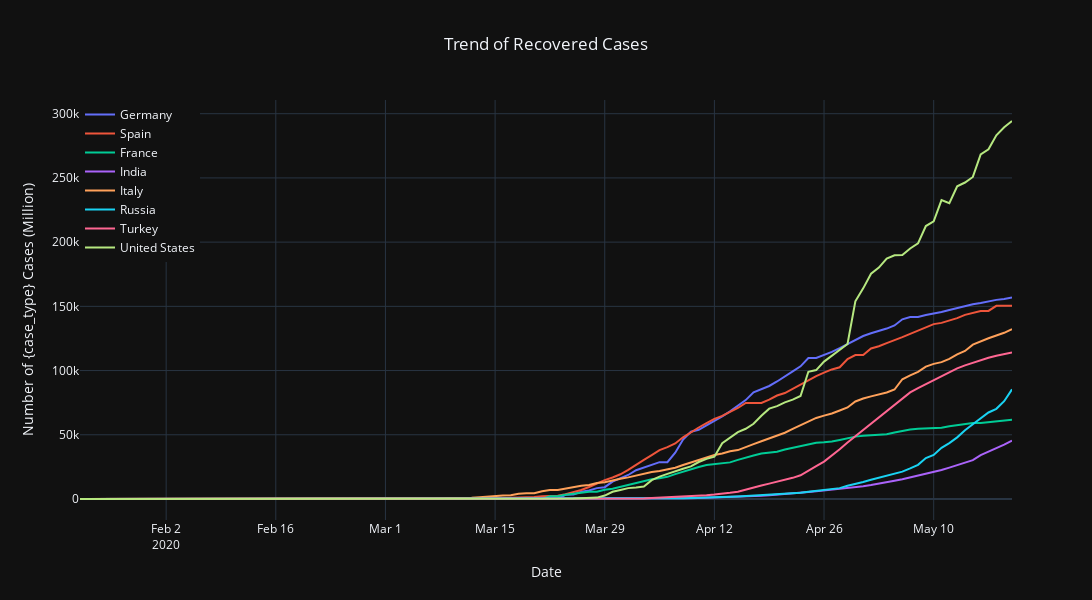
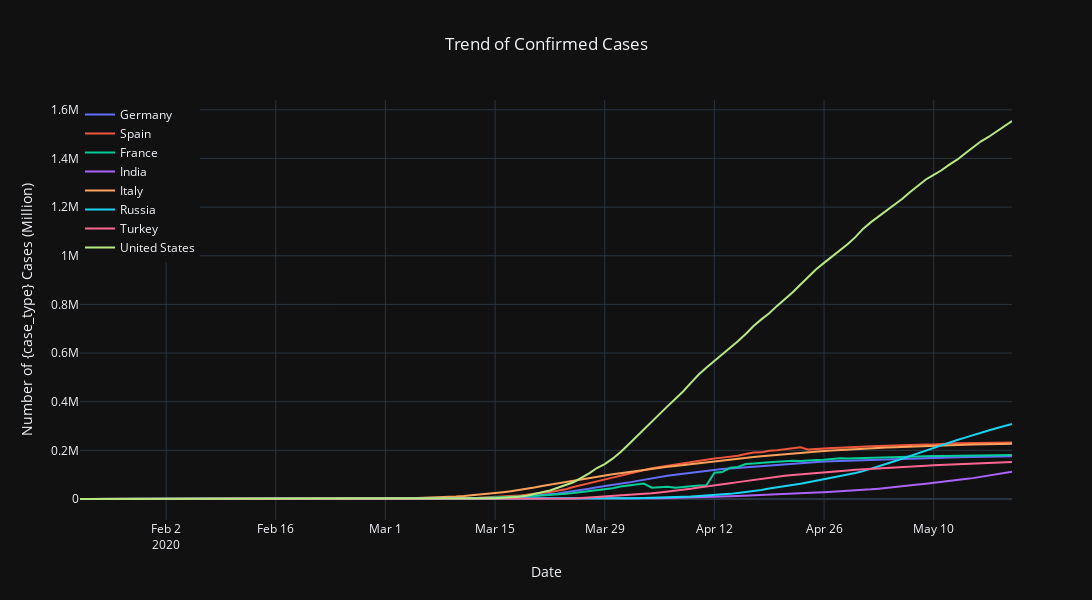
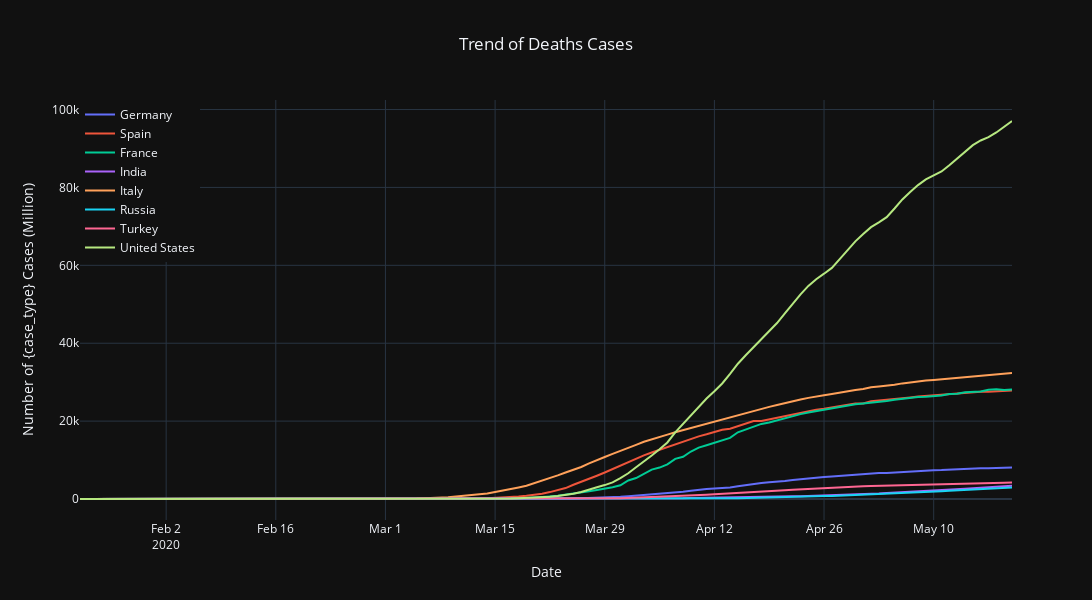
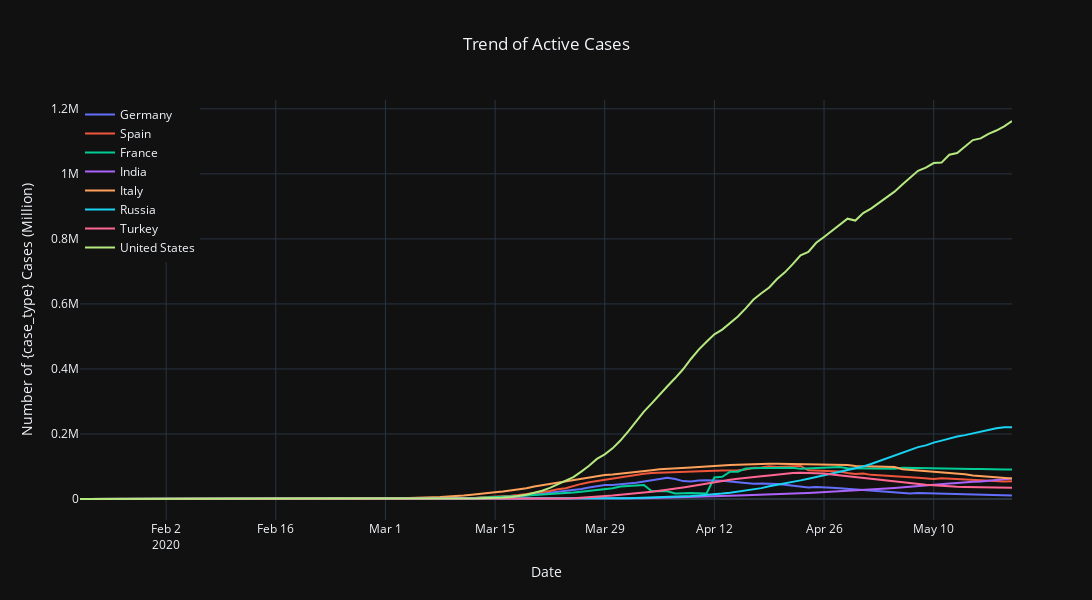

The cell these charts' notebook holds for them, in order:
### Code cell
plot_by_case("Recovered")
plot_by_case("Confirmed")
plot_by_case("Deaths")
plot_by_case("Active")
